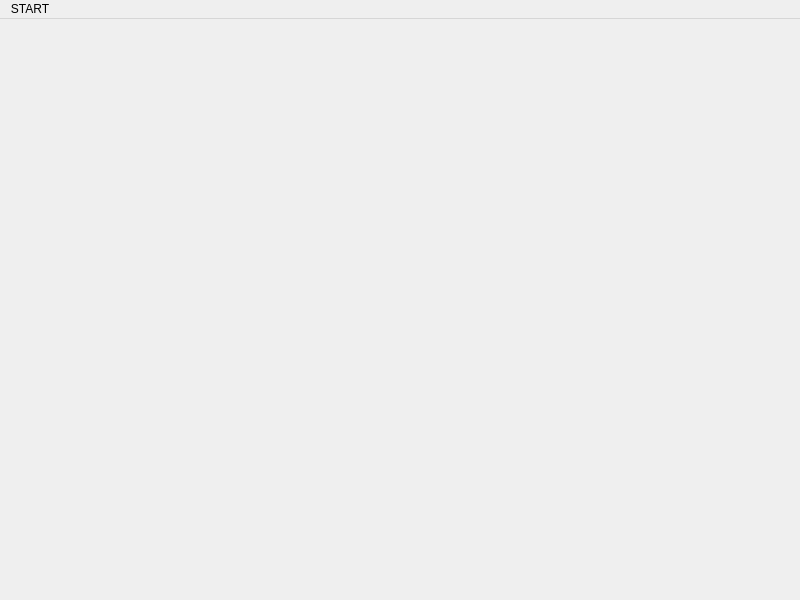
<?xml version="1.0" encoding="UTF-8"?>
<ui version="4.0">
 <class>MainWindow</class>
 <widget class="QMainWindow" name="MainWindow">
  <property name="geometry">
   <rect>
    <x>0</x>
    <y>0</y>
    <width>800</width>
    <height>600</height>
   </rect>
  </property>
  <property name="windowTitle">
   <string>MainWindow</string>
  </property>
  <widget class="QWidget" name="centralwidget"/>
  <widget class="QMenuBar" name="menubar">
   <property name="geometry">
    <rect>
     <x>0</x>
     <y>0</y>
     <width>800</width>
     <height>23</height>
    </rect>
   </property>
   <widget class="QMenu" name="menuSTART">
    <property name="title">
     <string>START</string>
    </property>
    <addaction name="actionQuitGame"/>
   </widget>
   <addaction name="menuSTART"/>
  </widget>
  <action name="actionQuitGame">
   <property name="text">
    <string>退出</string>
   </property>
  </action>
 </widget>
 <resources/>
 <connections/>
</ui>
